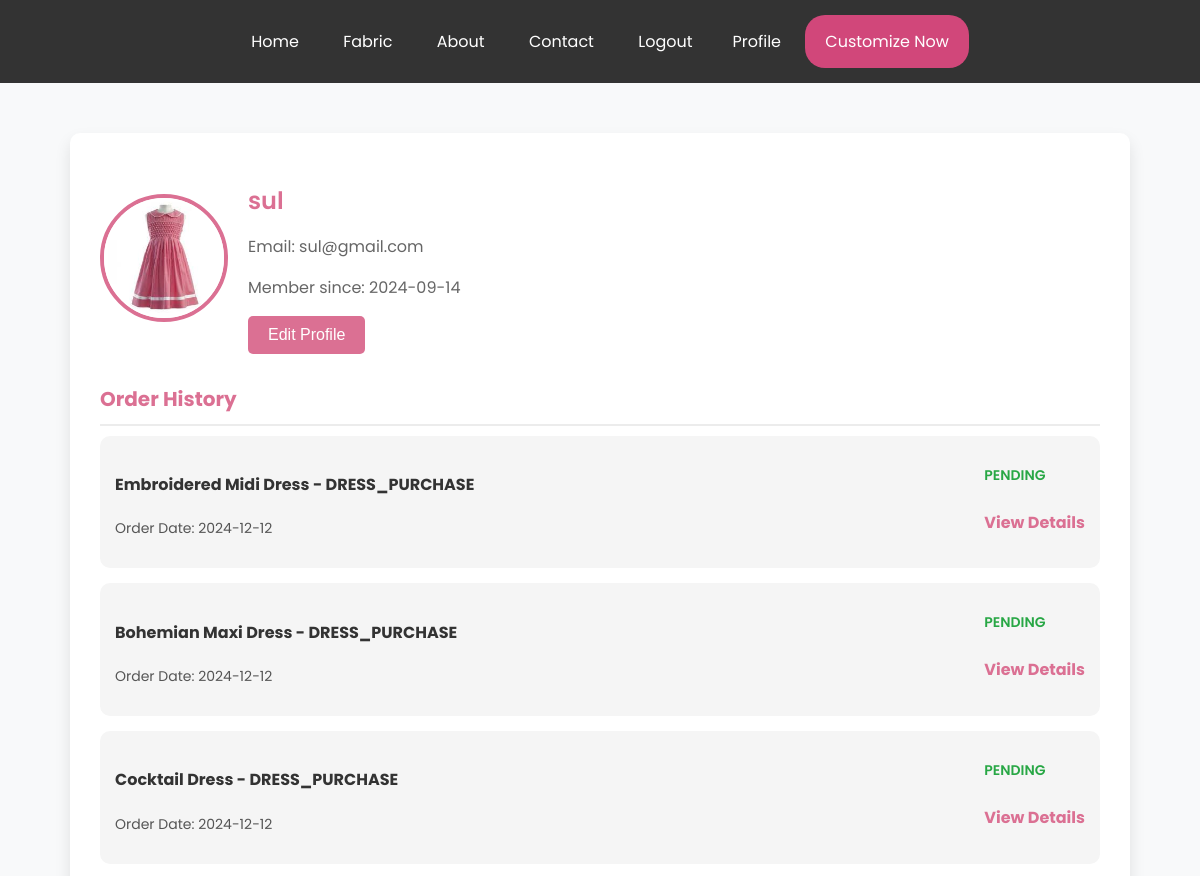
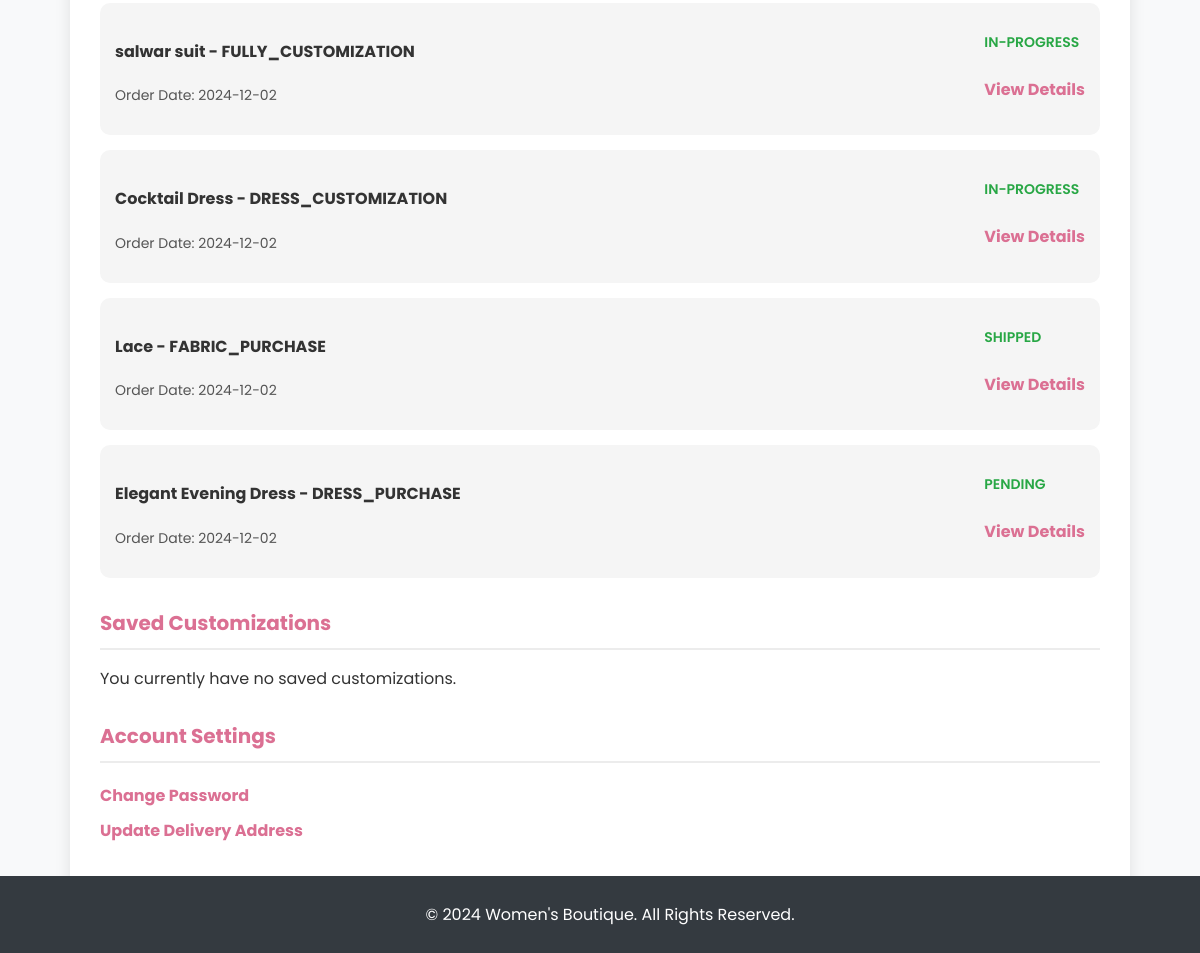
Screenshot of /customers/profile.php (signed in) with the database file from the repository (2 pictures, top to bottom).
### tables this page shows
CREATE TABLE `users` (
  `USER_ID` int(11) NOT NULL,
  `USERNAME` varchar(50) NOT NULL,
  `PASSWORDD` varchar(255) NOT NULL,
  `EMAIL` varchar(100) DEFAULT NULL,
  `PHONE` varchar(15) NOT NULL,
  `USER_TYPE` enum('ADMIN','CUSTOMER','STAFF','OFF_CUSTOMER') NOT NULL,
  `ADDRESSS` text DEFAULT NULL,
  `CREATED_AT` datetime NOT NULL DEFAULT current_timestamp(),
  `PROFILE_PICTURE` varchar(255) DEFAULT NULL,
  `blocked` tinyint(1) DEFAULT 0
);

CREATE TABLE `orders` (
  `ORDER_ID` int(11) NOT NULL,
  `USER_ID` int(11) NOT NULL,
  `DRESS_ID` int(11) DEFAULT NULL,
  `FABRIC_ID` int(11) DEFAULT NULL,
  `OPTION_ID` int(11) DEFAULT NULL,
  `STATUSES` enum('PENDING','IN-PROGRESS','COMPLETED','SHIPPED','DELIVERED','CANCELLED','CART') NOT NULL,
  `SSIZE` varchar(100) DEFAULT NULL,
  `QUANTITY` int(2) NOT NULL DEFAULT 1,
  `TOTAL_PRICE` decimal(10,2) NOT NULL,
  `CATEGORY` enum('FABRIC_PURCHASE','DRESS_PURCHASE','DRESS_CUSTOMIZATION','FULLY_CUSTOMIZATION','OFFLINE_PURCHASE') NOT NULL,
  `ESTIMATED_DELIVERY_DATE` date DEFAULT NULL,
  `ACTUAL_DELIVERY_DATE` date DEFAULT NULL,
  `CREATED_AT` datetime NOT NULL DEFAULT current_timestamp()
);

CREATE TABLE `dress` (
  `DRESS_ID` int(11) NOT NULL,
  `NAME` varchar(100) NOT NULL,
  `DESCRIPTION` text DEFAULT NULL,
  `FABRIC` varchar(50) NOT NULL,
  `COLOR` varchar(100) NOT NULL,
  `SIZES` varchar(100) NOT NULL,
  `BASE_PRICE` decimal(10,2) NOT NULL,
  `IMAGE_URL` varchar(255) DEFAULT NULL,
  `CREATED_AT` datetime NOT NULL DEFAULT current_timestamp(),
  `visibility` tinyint(1) DEFAULT 1
);

CREATE TABLE `fabrics` (
  `FABRIC_ID` int(11) NOT NULL,
  `NAME` varchar(100) NOT NULL,
  `IMAGE_URL` varchar(255) DEFAULT NULL,
  `DESCRIPTION` text DEFAULT NULL,
  `PRICE_PER_UNIT` decimal(10,2) NOT NULL,
  `AVAILABLE_QUANTITY` decimal(10,2) NOT NULL,
  `CREATED_AT` datetime NOT NULL DEFAULT current_timestamp(),
  `visibility` tinyint(1) DEFAULT 1,
  `STOCK_STATUS` varchar(20) NOT NULL DEFAULT 'In Stock'
);

### customers/profile.php (the view, shortened to what this page needs)
<?php
$dbcon = mysqli_connect("localhost", "root", "", "fashion");
$user_id = $_SESSION['USER_ID'];
$sql = "SELECT * FROM users WHERE USER_ID='$user_id'";
$data = mysqli_query($dbcon, $sql);
if ($data && mysqli_num_rows($data) > 0) {
    $user = mysqli_fetch_assoc($data);
} else {
    die("User not found.");
}
?>
<!DOCTYPE html>
<html lang="en">
<head>
</head>
<body>
    <div class="navbar">
        <a href="custmrdshbrd.php">Home</a>
        <a href="fabric.php">Fabric</a>
        <a href="abt.php">About</a>
        <a href="contact1.php">Contact</a>
        <?php
        if(!isset($_SESSION["USER_ID"])){
           echo "<a href='login.php'>Login</a>";
        } else {
            echo "<a href='logout.php'>Logout</a>";
            echo "<a href='profile.php'>Profile</a>";
        }
        ?>
        <a href="customize1.php" class="customize-button">Customize Now</a>
    </div>
    <div class="profile-container">
        <div class="profile-header">
            <?php if (!empty($user['PROFILE_PICTURE'])): ?>
                <img src="<?php echo htmlspecialchars($user['PROFILE_PICTURE']); ?>" alt="Profile Picture" class="profile-pic">
            <?php else: ?>
                <img src="https://via.placeholder.com/120" alt="Profile Picture" class="profile-pic">
            <?php endif; ?>
            <div class="profile-info">
                <h2><?php echo htmlspecialchars($user['USERNAME']); ?></h2>
                <p>Email: <?php echo htmlspecialchars($user['EMAIL']); ?></p>
                <p>Member since: <?php echo substr($user['CREATED_AT'],0,10) ?></p>
                <button class="btn-edit" onclick="window.location.href='edit_profile.php'">Edit Profile</button>
            </div>
        </div>
        <div class="profile-section">
            <h3>Order History</h3>
            <?php
                $sql = "SELECT * FROM orders WHERE USER_ID='$user_id' AND STATUSES!='CART' ORDER BY ORDER_ID DESC";
                $data2 = mysqli_query($dbcon, $sql);
                if ($data2) {
                    $count = mysqli_num_rows($data2);
                    if ($count == 0) {
                        echo "<div class='order-card'>
                            <div>
                                <h4>NO ORDER FOUND</h4>
                                <p>Start your first purchase from here</p>
                            </div>
                        </div>";
                    } else {
                        while ($order = mysqli_fetch_assoc($data2)) {
                            if ($order['DRESS_ID'] == null) {
                                $fabric_id = $order['FABRIC_ID'];
                                $fabric_sql = "SELECT * FROM fabrics WHERE FABRIC_ID='$fabric_id'";
                                $fabric_data = mysqli_query($dbcon, $fabric_sql);
                                $fabric = mysqli_fetch_assoc($fabric_data);
                                echo "<div class='order-card'>
                                        <div>
                                            <h4>" . htmlspecialchars($fabric['NAME']) . " - " . $order['CATEGORY'] . "</h4>
                                            <p>Order Date: " . substr($order['CREATED_AT'], 0, 10) . "</p>
                                        </div>
                                        <div>
                                            <p class='status'>" . htmlspecialchars($order['STATUSES']) . "</p>
                                            <a href='ordered_dress.php?id=" . urlencode($order['ORDER_ID']) . "&type=" . urlencode($order['CATEGORY']) . "' class='settings-link'>View Details</a>
                                        </div>
                                    </div>";
                                continue;
                            }
                            $dress_id = $order['DRESS_ID'];
                            $dress_sql = "SELECT * FROM dress WHERE DRESS_ID='$dress_id'";
                            $dress_data = mysqli_query($dbcon, $dress_sql);
                            $dress = mysqli_fetch_assoc($dress_data);
                            echo "<div class='order-card'>
                                    <div>
                                        <h4>" . htmlspecialchars($dress['NAME']) . " - " . $order['CATEGORY'] . "</h4>
                                        <p>Order Date: " . substr($order['CREATED_AT'], 0, 10) . "</p>
                                    </div>
                                    <div>
                                        <p class='status'>" . htmlspecialchars($order['STATUSES']) . "</p>
                                        <a href='ordered_dress.php?id=" . urlencode($order['ORDER_ID']) . "&type=" . urlencode($order['CATEGORY']) . "' class='settings-link'>View Details</a>
                                    </div>
                                </div>";
                        }
                    }
                } else {
                    echo "<p>Error fetching order history: " . mysqli_error($dbcon) . "</p>";
                }
            ?>
        </div>
        <div class="profile-section">
            <h3>Saved Customizations</h3>
            <?php
                $sql = "SELECT * FROM orders WHERE USER_ID='$user_id' AND STATUSES='CART' ORDER BY ORDER_ID DESC";
                $data2 = mysqli_query($dbcon, $sql);
                if ($data2) {
                    $count = mysqli_num_rows($data2);
                    if ($count == 0) {
                        echo "<p>You currently have no saved customizations.</p>";
                    }
                } else {
                    echo "<p>Error fetching saved customizations: " . mysqli_error($dbcon) . "</p>";
                }
            ?>
        </div>
        <div class="profile-section">
            <h3>Account Settings</h3>
            <a href="change_password.php" class="settings-link">Change Password</a>
            <br>
            <a href="update_address.php" class="settings-link">Update Delivery Address</a>
        </div>
    </div>
    <div class="footer">
        <p>&copy; 2024 Women's Boutique. All Rights Reserved.</p>
    </div>
</body>
</html>

### customers/profile.php (style rules this page uses)
body { font-family: 'Poppins', sans-serif; background-color: #f8f9fa; margin: 0; padding: 0; color: #333; }
.navbar { background-color: #333; padding: 15px 0; text-align: center; position: sticky; top: 0; z-index: 1000; }
.navbar a { color: #fff; padding: 14px 20px; text-decoration: none; display: inline-block; transition: background-color 0.3s ease; }
.navbar a:hover, .navbar a.customize-button { background-color: palevioletred; border-radius: 20px; }
.profile-container { max-width: 1000px; margin: 50px auto; background-color: #fff; padding: 30px; box-shadow: 0 8px 16px rgba(0, 0, 0, 0.1); border-radius: 10px; }
.profile-header { display: flex; align-items: center; margin-bottom: 30px; }
.profile-header img.profile-pic { width: 120px; height: 120px; border-radius: 50%; object-fit: contain; border: 4px solid palevioletred; margin-right: 20px; background-color: #fff; }
.profile-info h2 { font-weight: 600; margin-bottom: 5px; color: palevioletred; }
.profile-info p { font-size: 16px; color: #666; }
.profile-section { margin-bottom: 30px; }
.profile-section h3 { margin-bottom: 10px; font-size: 20px; color: palevioletred; border-bottom: 2px solid #ececec; padding-bottom: 10px; }
.order-card { background-color: #f5f5f5; padding: 15px; border-radius: 10px; display: flex; justify-content: space-between; margin-bottom: 15px; transition: all 0.3s ease; }
.order-card h4 { color: #333; }
.order-card p { font-size: 14px; color: #555; }
.order-card .status { color: #28a745; font-weight: 600; }
.settings-link { text-decoration: none; color: palevioletred; font-weight: bold; display: inline-block; margin-top: 10px; }
.btn-edit { padding: 10px 20px; background-color: palevioletred; color: white; border: none; border-radius: 5px; cursor: pointer; font-size: 16px; transition: background-color 0.3s ease; }
.footer { text-align: center; padding: 10px; background-color: #343a40; color: white; position: fixed; bottom: 0; width: 100%; }
.customize-button { background-color: #d1477a !important; }

### rows the page displays
users: PROFILE_PICTURE (picture), USERNAME "sul", EMAIL "sul@gmail.com", CREATED_AT "2024-09-14"
orders: DRESS_ID.NAME "Embroidered Midi Dress", CATEGORY "DRESS_PURCHASE", CREATED_AT "2024-12-12", STATUSES "PENDING"
orders: DRESS_ID.NAME "Bohemian Maxi Dress", CATEGORY "DRESS_PURCHASE", CREATED_AT "2024-12-12", STATUSES "PENDING"
orders: DRESS_ID.NAME "Cocktail Dress", CATEGORY "DRESS_PURCHASE", CREATED_AT "2024-12-12", STATUSES "PENDING"
orders: DRESS_ID.NAME "salwar suit", CATEGORY "FULLY_CUSTOMIZATION", CREATED_AT "2024-12-02", STATUSES "IN-PROGRESS"
orders: DRESS_ID.NAME "Cocktail Dress", CATEGORY "DRESS_CUSTOMIZATION", CREATED_AT "2024-12-02", STATUSES "IN-PROGRESS"
orders: FABRIC_ID.NAME "Lace", CATEGORY "FABRIC_PURCHASE", CREATED_AT "2024-12-02", STATUSES "SHIPPED"
orders: DRESS_ID.NAME "Elegant Evening Dress", CATEGORY "DRESS_PURCHASE", CREATED_AT "2024-12-02", STATUSES "PENDING"
